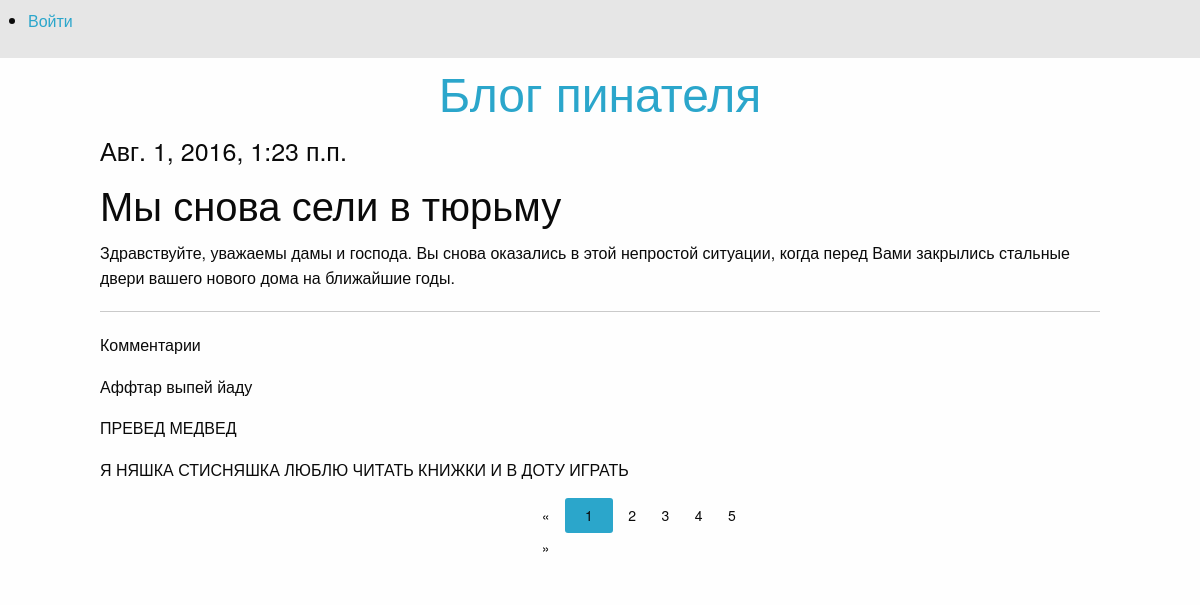
Screenshot of /articles/get/2/1/ with the database file from the repository.
### article/models.py (models this page shows)
class Article(models.Model):
    class Meta():
        db_table = 'article'
    article_title = models.CharField(max_length=200)
    article_text = models.TextField()
    article_date = models.DateTimeField()
    article_likes = models.IntegerField(default=0)

class Comments(models.Model):
    class Meta():
        db_table = 'comments'
    comments_text = models.TextField(verbose_name="Текст комментария")
    comments_article = models.ForeignKey(Article)

### article/views.py (the view)
# urls.py: url(r'^articles/get/(?P<article_id>\d+)/(?P<comment_page>\d+)/$', article),
def article(request, article_id=1,comment_page=1):
    comment_form = CommentForm
    args = {}
    args.update(csrf(request))
    args['article'] = Article.objects.get(id=article_id)
    all_comments = Comments.objects.filter(comments_article_id=article_id)
    current_comment_page = Paginator(all_comments,3)
    print("Page N  ",comment_page)
    args['comments'] = current_comment_page.page(comment_page)
    args['form'] = comment_form
    args['username'] = auth.get_user(request).username
    return render_to_response('article.html', args)

### article/templates/article.html (shortened to what this page needs)
{% extends 'main.html' %}
{% load staticfiles %}
{% block article %}
<h4>{{ article.article_date }}</h4>
<h2>{{ article.article_title }}</h2>
<p>{{ article.article_text }}</p>
<hr>
<p>Комментарии</p>
{%  for comment in comments %}
    <p>{{ comment.comments_text}}</p>
{% endfor %}
</div>
<div class="row">
    <div class="large-3 large-offset-5 columns">
            <ul class="pagination">
                {% if comments.has_previous %}
                    <li class="arrow"><a href="/articles/get/{{ article.id}}/{{ comments.previous_page_number }}/">&laquo;</a> </li>
                {% else %}
                    <li class="arrow unavailable"><a href="">&laquo;</a></li>
                {% endif %}
                {% for page in comments.paginator.page_range %}
                    {% if page == comments.number %}
                        <li class="current"><a href="/articles/get/{{ article.id }}/{{ page }}/">{{ page }}</a> </li>
                    {% else %}
                        <li><a href="/articles/get/{{ article.id }}/{{ page }}/">{{ page }}</a> </li>
                    {% endif %}
                {% endfor %}
                {%  if comments.has_next %}
                    <li class="arrow"><a href="/articles/get/{{ article.id }}/{{ comments.next_page_number }}/">&raquo;</a> </li>
                {% else %}
                    <li class="arrow unavailable"><a href="">&raquo;</a></li>
                {% endif %}
            </ul>
        </div>
</div>
{% endblock %}

### rows the page displays
Article: article_date "Авг. 1, 2016, 1:23 п.п.", article_title "Мы снова сели в тюрьму", article_text "Здравствуйте, уважаемы дамы и господа. Вы снова оказались в этой непростой ситуации, когда перед Вами закрылись стальные двери вашего нового дома на ближайшие годы."
Comments: comments_text "Аффтар выпей йаду"
Comments: comments_text "ПРЕВЕД МЕДВЕД"
Comments: comments_text "Я НЯШКА СТИСНЯШКА ЛЮБЛЮ ЧИТАТЬ КНИЖКИ И В ДОТУ ИГРАТЬ"

### other values shown
{{ page }} "1"
{{ page }} "2" "3" "4" "5"
